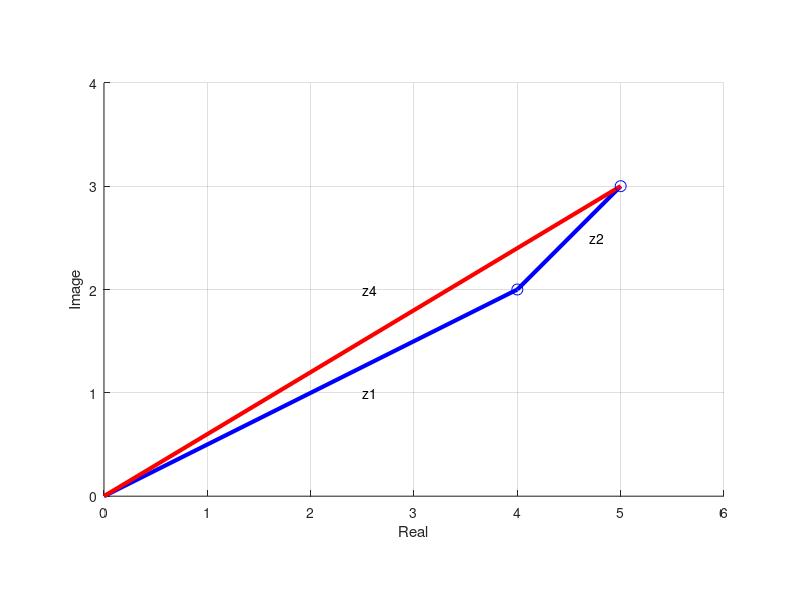

MATLAB code to generate this figure:
%{
Project : Matlab Test 1, Usage of Calculator
Date : Mat 10th, 2019
Author : Surilige Dhalenguite
%}

format long                  % Define floating numbers of type long

a = (12 + 2 * sin(pi/6))/3.25^2;
b = 1 - 1/2 + 2/3 - 3/4 + 4/5 - ...    % use "..." for multi-line writing
    5/6 + 6/7 - 7/8;
c = intmax; d = intmin;
% intmax & intmin refer to the largest and the smallest integer

z1 = 4 + 2i; z2 = 1 + 1i;    % Define a complex number
z3 = 2 * exp(-1i*pi/3);
z4 = z1 + z2;
z5 = z1*z2/z3;

real_z1 = real(z1);          % Define the real and imaginary part
image_z2 = imag(z2);

angle_z3_radian = angle(z3);
angle_z4_degree = angle(z4)*190/pi;

% Let's draw a simple figure to describe z4 = z1 + z2
hold on             % Plotting on the same figure
plot([0,z1,z4],'-b','LineWidth',3)
plot([0,z4],'-r','LineWidth',3)
plot([z1,z4],'ob','MarkerSize',8)
hold off            % End plotting on the same figure
grid on             % Ploting with grid lines
axis equal          % Make sure the axises equal
axis([0,6,0,4])     % Define the value range of axises
text(2.5,1,'z1')
text(4.7,2.5,'z2')
text(2.5,2,'z4')
xlabel('Real')
ylabel('Image')
